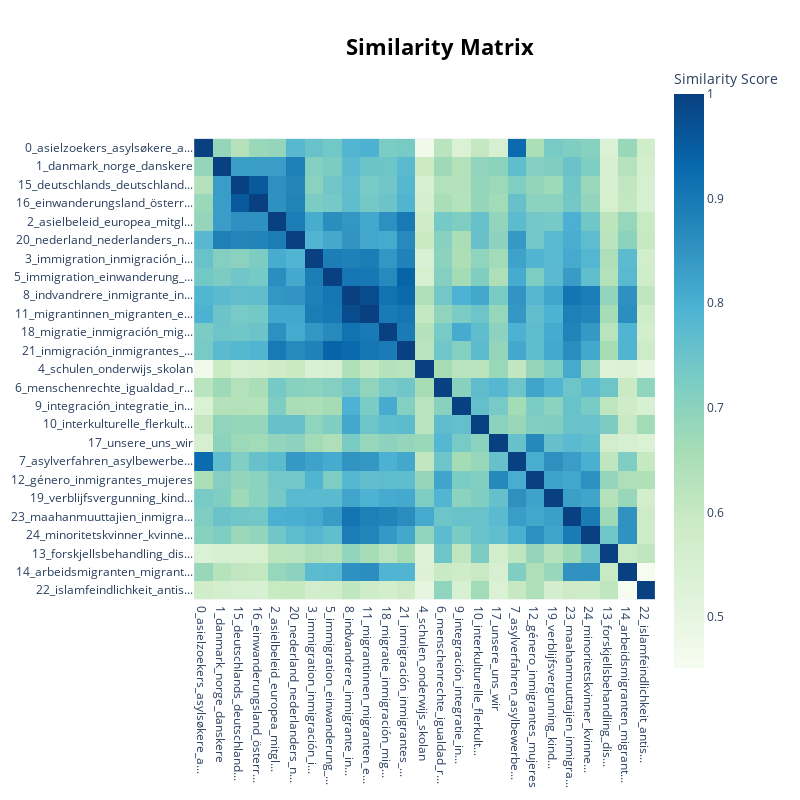

The notebook cell this image was saved under:
### Markdown cell above
### Topic similarity
Having generated topic embeddings, through both c-TF-IDF and embeddings, we can create a similarity matrix by simply applying cosine similarities through those topic embeddings. The result will be a matrix indicating how similar certain topics are to each other.

### Code cell
topic_model.visualize_heatmap(n_clusters=10, width=800, height=800)

### Figure 1 — Plotly figure (JSON) as saved in the notebook; plotly's stock layout.template omitted (floating-point values rounded to 4 significant figures; data arrays with more than 128 entries replaced by an {"elided": "..."} marker saying what was removed)
{"data": [{"coloraxis": "coloraxis", "hovertemplate": "x: %{x}<br>y: %{y}<br>Similarity Score: %{z}<extra></extra>", "name": "0", "type": "heatmap", "x": ["0_asielzoekers_asylsøkere_a...", "1_danmark_norge_danskere", "15_deutschlands_deutschland...", "16_einwanderungsland_österr...", "2_asielbeleid_europea_mitgl...", "20_nederland_nederlanders_n...", "3_immigration_inmigración_i...", "5_immigration_einwanderung_...", "8_indvandrere_inmigrante_in...", "11_migrantinnen_migranten_e...", "18_migratie_inmigración_mig...", "21_inmigración_inmigrantes_...", "4_schulen_onderwijs_skolan", "6_menschenrechte_igualdad_r...", "9_integración_integratie_in...", "10_interkulturelle_flerkult...", "17_unsere_uns_wir", "7_asylverfahren_asylbewerbe...", "12_género_inmigrantes_mujeres", "19_verblijfsvergunning_kind...", "23_maahanmuuttajien_inmigra...", "24_minoritetskvinner_kvinne...", "13_forskjellsbehandling_dis...", "14_arbeidsmigranten_migrant...", "22_islamfeindlichkeit_antis..."], "xaxis": "x", "y": ["0_asielzoekers_asylsøkere_a...", "1_danmark_norge_danskere", "15_deutschlands_deutschland...", "16_einwanderungsland_österr...", "2_asielbeleid_europea_mitgl...", "20_nederland_nederlanders_n...", "3_immigration_inmigración_i...", "5_immigration_einwanderung_...", "8_indvandrere_inmigrante_in...", "11_migrantinnen_migranten_e...", "18_migratie_inmigración_mig...", "21_inmigración_inmigrantes_...", "4_schulen_onderwijs_skolan", "6_menschenrechte_igualdad_r...", "9_integración_integratie_in...", "10_interkulturelle_flerkult...", "17_unsere_uns_wir", "7_asylverfahren_asylbewerbe...", "12_género_inmigrantes_mujeres", "19_verblijfsvergunning_kind...", "23_maahanmuuttajien_inmigra...", "24_minoritetskvinner_kvinne...", "13_forskjellsbehandling_dis...", "14_arbeidsmigranten_migrant...", "22_islamfeindlichkeit_antis..."], "yaxis": "y", "z": {"elided": "25x25 float values"}}], "layout": {"coloraxis": {"colorbar": {"title": {"text": "Similarity Score"}}, "colorscale": [[0, "rgb(247,252,240)"], [0.125, "rgb(224,243,219)"], [0.25, "rgb(204,235,197)"], [0.375, "rgb(168,221,181)"], [0.5, "rgb(123,204,196)"], [0.625, "rgb(78,179,211)"], [0.75, "rgb(43,140,190)"], [0.875, "rgb(8,104,172)"], [1, "rgb(8,64,129)"]]}, "height": 800, "hoverlabel": {"bgcolor": "white", "font": {"family": "Rockwell", "size": 16}}, "legend": {"title": {"text": "Trend"}}, "margin": {"t": 60}, "showlegend": true, "title": {"font": {"color": "Black", "size": 22}, "text": "<b>Similarity Matrix</b>", "x": 0.55, "xanchor": "center", "y": 0.95, "yanchor": "top"}, "width": 800, "xaxis": {"anchor": "y", "constrain": "domain", "domain": [0, 1], "scaleanchor": "y"}, "yaxis": {"anchor": "x", "autorange": "reversed", "constrain": "domain", "domain": [0, 1]}}}
